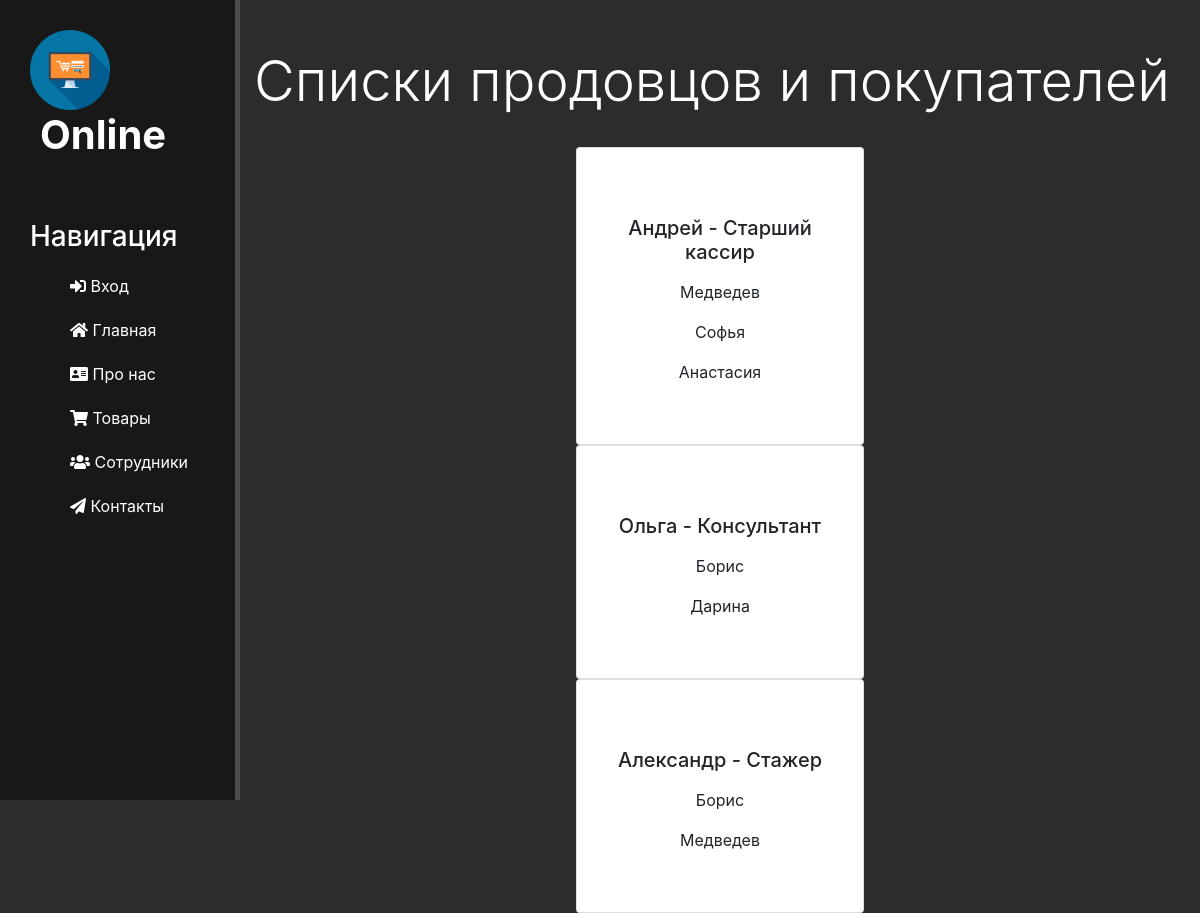
The app's page /shop/ with its own data.
### shop/models.py (models this page shows, shortened)
class Seller(models.Model):
    title = models.CharField("Имя", max_length=100)
    tagline = models.CharField("Фамилия", max_length=100, default='')
    description = models.TextField("Описание")
    name = models.ManyToManyField(Buyers, verbose_name="покупатель", related_name="shop_buyers")
    class Meta:
        verbose_name = "Продавец"
        verbose_name_plural = "Продавцы"

class Buyers(models.Model):
    name = models.CharField("Имя", max_length=100)
    age = models.PositiveSmallIntegerField("Возраст", default=0)
    description = models.TextField("Описание")
    class Meta:
        verbose_name = "Покупатели"
        verbose_name_plural = "Покупатели"

### shop/views.py (the view)
# urls.py: path("", views.SellerView.as_view(), name='shop_list'),
class SellerView(View):
    def get(self, request):
        sellers = Seller.objects.all()
        return render(request, "shop_list.html", {"shop_list": sellers})

### shop/templates/shop_list.html (shortened to what this page needs)
{% extends 'main/layout.html' %}
{% block content %}
    <div class="pricing-header px-3 py-3 pt-md-5 pb-md-4 mx-auto text-center">
        <h1 class="display-4">Списки продовцов и покупателей</h1>
    </div>
    {% for seller in shop_list %}
    <div class="card px-3 py-3 pt-md-5 pb-md-4 mx-auto text-center" style="width: 18rem;">
        <div class="card-body">
            <h5 class="card-title">{{ seller.title }} {{ '-' }} {{ seller.description }}</h5>
            <p class="card-text">{% for buyers in seller.name.all %}
            <p> {{ buyers.name }} </p>
            {% endfor %}
            </p>
        </div>
    </div>
    {% endfor %}
{% endblock %}

### main/templates/main/layout.html (shortened to what this page needs)
{% load static %}
<!DOCTYPE html>
<html lang="en">
<head>
    <link rel="stylesheet" href="https://stackpath.bootstrapcdn.com/bootstrap/4.5.2/css/bootstrap.min.css">
    <link rel="stylesheet" href="https://use.fontawesome.com/releases/v5.8.2/css/all.css">
	  <link rel="stylesheet" href="https://stackpath.bootstrapcdn.com/bootstrap/4.1.1/css/bootstrap.min.css"
>
    <link rel="stylesheet" href="{% static 'main/css/main.css' %}">
</head>
<body>
    <aside>
        <a href="{% url 'home' %}"><img src="{% static 'main/img/logo_shop.png' %}" alt="Лого"></a>
        <span class="logo">Online</span>
        <h3>Навигация</h3>
        <ul>
            <a href="{% url 'login' %}"><li><i class="fas fa-sign-in-alt"></i> Вход</li></a>
            <a href="{% url 'home' %}"><li><i class="fas fa-home"></i> Главная</li></a>
            <a href="{% url 'about' %}"><li><i class="fas fa-address-card"></i> Про нас</li></a>
            <a href="{% url 'products_home' %}"><li><i class="fas fa-shopping-cart"></i> Товары</li></a>
            <a href="{% url 'shop_list' %}"><li><i class="fa fa-users" aria-hidden="true"></i> Сотрудники</li></a>
            <a href=""><li><i class="fas fa-paper-plane"></i> Контакты</li></a>
        </ul>
    </aside>
    <main>
        {% block content %}
        {% endblock %}
    </main>
</body>
</html>

### main/static/main/css/main.css (style rules this page uses)
body { background: #2c2c2c; }
aside { float: left; background: #181818; width: 20%; padding: 2.5%; height: 100vh; color: #fff; border-right: 5px solid #4d4d4d; }
aside img { width: 80px; float: left; }
aside .logo { font-size: 40px; margin-left: 10px; font-weight: bold; position: relative; top: -5px; }
aside h3 { margin-top: 50px; font-size: 28px; }
aside ul { list-style: none; }
aside ul li { color: #fff; display: block; margin-top: 20px; transition: transform .6s ease; }

### shop/templates/shop_list.html (style rules this page uses)
.display-4 { color: white; }

### records on screen
Seller: title "Андрей", value "-", description "Старший кассир"
Buyers: name "Медведев"
Buyers: name "Софья"
Buyers: name "Анастасия"
Seller: title "Ольга", value "-", description "Консультант"
Buyers: name "Борис"
Buyers: name "Дарина"
Seller: title "Александр", value "-", description "Стажер"
